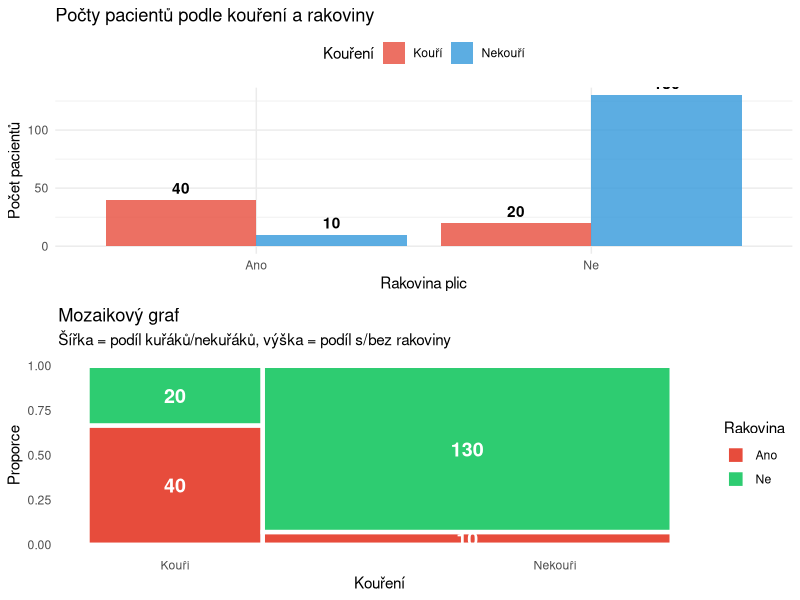
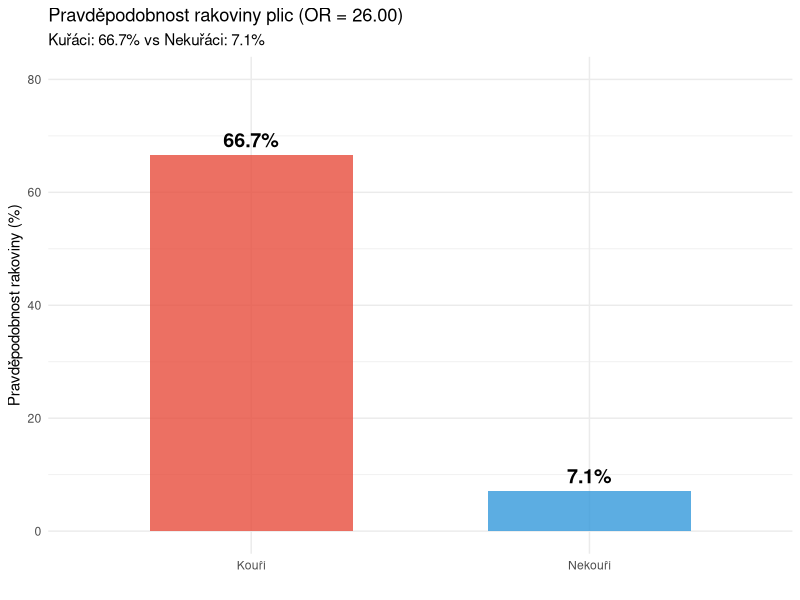

Write R code to recreate these figures, in order.
## ---- chunk 1
#| label: fig-2x2-example
#| fig-cap: "Příklad 2x2 tabulky: Kouření a rakovina plic"
#| warning: false

library(ggplot2)
library(dplyr)

# Vytvoření ukázkových dat (a=40, b=20, c=10, d=130)
data_2x2 <- data.frame(
  Koureni = c("Kouří", "Kouří", "Nekouří", "Nekouří"),
  Rakovina = c("Ano", "Ne", "Ano", "Ne"),
  Pocet = c(40, 20, 10, 130)
)

# 2x2 tabulka
tab_2x2 <- xtabs(Pocet ~ Koureni + Rakovina, data = data_2x2)

knitr::kable(tab_2x2,
             caption = "Kontingenční tabulka: Kouření × Rakovina plic",
             align = "c")
## ---- chunk 2
#| label: fig-2x2-viz
#| fig-cap: "Vizualizace 2x2 tabulky"
#| warning: false
#| fig-height: 6

library(gridExtra)

# Sloupcový graf
p1 <- ggplot(data_2x2, aes(x = Rakovina, y = Pocet, fill = Koureni)) +
  geom_col(position = "dodge", alpha = 0.8) +
  geom_text(aes(label = Pocet),
            position = position_dodge(width = 0.9),
            vjust = -0.5, fontface = "bold") +
  labs(
    title = "Počty pacientů podle kouření a rakoviny",
    x = "Rakovina plic",
    y = "Počet pacientů",
    fill = "Kouření"
  ) +
  theme_minimal() +
  scale_fill_manual(values = c("Kouří" = "#E74C3C", "Nekouří" = "#3498DB")) +
  theme(legend.position = "top")

# Mozaikový graf
data_mosaic <- data_2x2 %>%
  group_by(Koureni) %>%
  mutate(koureni_total = sum(Pocet),
         rakovina_prop = Pocet / koureni_total) %>%
  arrange(Koureni, Rakovina) %>%
  group_by(Koureni) %>%
  mutate(
    ymax = cumsum(rakovina_prop),
    ymin = ymax - rakovina_prop
  ) %>%
  ungroup() %>%
  mutate(
    total = sum(Pocet),
    xwidth = koureni_total / total,
    xmax = cumsum(ifelse(!duplicated(Koureni), xwidth, 0)),
    xmin = xmax - xwidth
  )

p2 <- ggplot(data_mosaic, aes(xmin = xmin, xmax = xmax,
                                ymin = ymin, ymax = ymax, fill = Rakovina)) +
  geom_rect(color = "white", size = 1.5) +
  geom_text(aes(x = (xmin + xmax) / 2, y = (ymin + ymax) / 2,
                label = Pocet),
            color = "white", fontface = "bold", size = 5) +
  scale_x_continuous(breaks = c(0.15, 0.80),
                     labels = c("Kouří", "Nekouří")) +
  labs(
    title = "Mozaikový graf",
    subtitle = "Šířka = podíl kuřáků/nekuřáků, výška = podíl s/bez rakoviny",
    x = "Kouření",
    y = "Proporce",
    fill = "Rakovina"
  ) +
  theme_minimal() +
  scale_fill_manual(values = c("Ano" = "#E74C3C", "Ne" = "#2ECC71")) +
  theme(panel.grid = element_blank())

gridExtra::grid.arrange(p1, p2, ncol = 1)
## ---- chunk 3
#| label: fig-coefficients
#| fig-cap: "Výpočet koeficientů asociace"
#| warning: false

# Hodnoty z tabulky
a <- 40
b <- 20
c <- 10
d <- 130
n <- a + b + c + d

# 1. Chi-kvadrát
chi_sq <- (n * (a*d - b*c)^2) / ((a+b) * (c+d) * (a+c) * (b+d))

# 2. Phi koeficient
phi <- sqrt(chi_sq / n)

# 3. Cramerovo V (pro 2x2 je stejné jako phi)
cramer_v <- sqrt(chi_sq / (n * min(2-1, 2-1)))

# 4. Odds ratio
odds_ratio <- (a * d) / (b * c)

# Vytvoření tabulky výsledků
results <- data.frame(
  Koeficient = c("Chi-kvadrát (χ²)", "Phi (φ)", "Cramerovo V", "Odds Ratio (OR)"),
  Hodnota = c(chi_sq, phi, cramer_v, odds_ratio),
  Interpretace = c(
    "Test asociace",
    sprintf("Střední asociace (0 až 1)"),
    sprintf("Střední asociace (0 až 1)"),
    sprintf("Kuřáci mají %.1fx vyšší šanci", odds_ratio)
  )
)

knitr::kable(results,
             caption = "Koeficienty asociace pro příklad s kouřením a rakovinou",
             digits = 3,
             align = c("l", "r", "l"))
## ---- chunk 4
#| label: fig-coef-viz
#| fig-cap: "Vizualizace odds ratio"
#| warning: false

# Výpočet pravděpodobností
prob_rakovina_kouri <- a / (a + b)
prob_rakovina_nekouri <- c / (c + d)

data_prob <- data.frame(
  Skupina = c("Kouří", "Nekouří"),
  Pravdepodobnost = c(prob_rakovina_kouri, prob_rakovina_nekouri) * 100
)

ggplot(data_prob, aes(x = Skupina, y = Pravdepodobnost, fill = Skupina)) +
  geom_col(alpha = 0.8, width = 0.6) +
  geom_text(aes(label = sprintf("%.1f%%", Pravdepodobnost)),
            vjust = -0.5, fontface = "bold", size = 5) +
  labs(
    title = sprintf("Pravděpodobnost rakoviny plic (OR = %.2f)", odds_ratio),
    subtitle = sprintf("Kuřáci: %.1f%% vs Nekuřáci: %.1f%%",
                       prob_rakovina_kouri * 100, prob_rakovina_nekouri * 100),
    x = "",
    y = "Pravděpodobnost rakoviny (%)"
  ) +
  theme_minimal() +
  scale_fill_manual(values = c("Kouří" = "#E74C3C", "Nekouří" = "#3498DB")) +
  theme(legend.position = "none") +
  ylim(0, max(data_prob$Pravdepodobnost) * 1.2)
